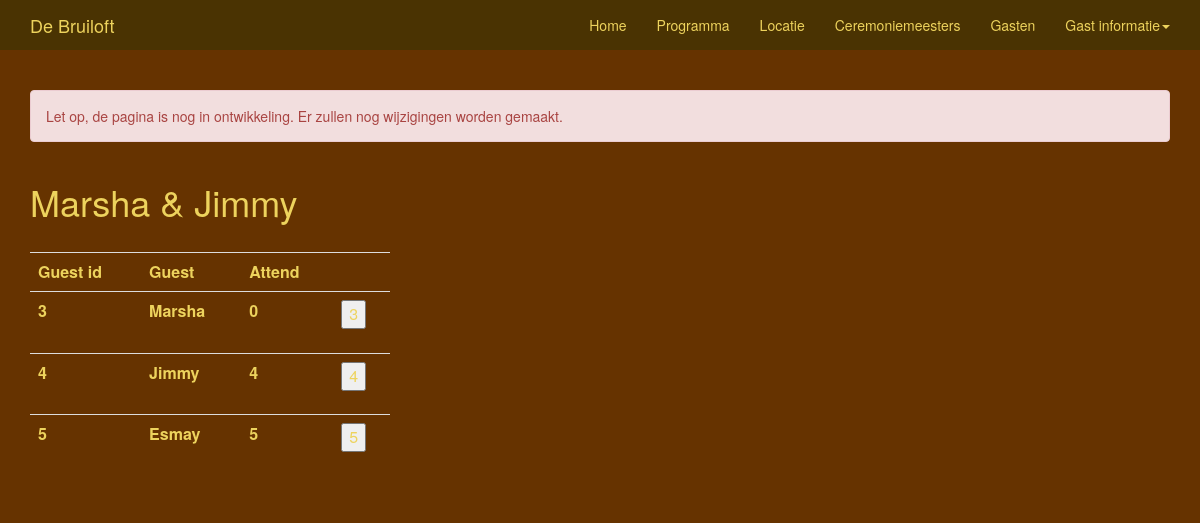
The page /guests/2/ on the database its author committed.
### wedding/models.py (models this page shows, shortened)
class Invitee(models.Model):
    party_name = models.CharField(max_length=50)
    created_at = models.DateTimeField(auto_now_add=True)
    updated_at = models.DateTimeField(auto_now=True)

class Invitee_extra(models.Model):
    invitee = models.ForeignKey(Invitee)
    guest = models.CharField(max_length=50)
    attend = models.IntegerField(default=0)
    test = models.CharField(max_length=50)

### wedding/views.py (the view)
# urls.py: url(r'^(?P<pk>\d+)/$', views.DetailView.as_view(), name='detail'),
class DetailView(generic.DetailView):
    model = Invitee
    template_name = 'wedding/detail.html'

### wedding/templates/wedding/detail.html (shortened to what this page needs)
{% extends "wedding/main.html" %}
{% block content %}
<div class='container'>
	<div class="pageheader">
		<h1>{{ invitee.party_name }} </h1>
	</div>
	<div class="row">
		<div class="col-sm-4">
			<table class="table table-responsive">
				<th>Guest id</th>
				<th>Guest</th>
				<th>Attend</th>
				<th></th>
				{% for guests in invitee.invitee_extra_set.all %}
				<tr>
					<td><label for="attend{{ forloop.counter }}"> {{ guests.id }}</label></td>
					<td><label for="attend{{ forloop.counter }}"> {{ guests.guest }}</label></td>
					<td><label for="attend{{ forloop.counter }}"> {{ guests.test }}</label></td>
					<td>
						<form action="{% url 'wedding:vote' invitee.id %}" method="post">
						    <input type="submit" name="choice" id="choice" value="{{ guests.id }}" />
						</form>
					</td>
				<tr>
			{% endfor %}
			</table>
		</div>
	</div>
</div>
{% endblock %}

### wedding/static/wedding/wedding_sass/stylesheets/main.css (style rules this page uses)
.row { margin-bottom: 0px; margin-top: 30px; }
body { padding-top: 90px; padding-bottom: 70px; position: relative; z-index: 1; background-color: #663300; }
body:before { content: ""; position: absolute; top: 0; left: 0; width: 100%; height: 100%; opacity: .5; z-index: -1; background-image: url("http://newwallpaperswide.com/wp-content/uploads/2014/05/Central-Park-Autumn.jpg"); }
h1, h2, h3, h4 { color: #edd35d; }
.table { background-color: none; color: #edd35d; }

### rows shown on the page
Invitee: party_name "Marsha & Jimmy"
Invitee_extra: id "3", guest "Marsha", test "0", choice "3"
Invitee_extra: id "4", guest "Jimmy", test "4", choice "4"
Invitee_extra: id "5", guest "Esmay", test "5", choice "5"
